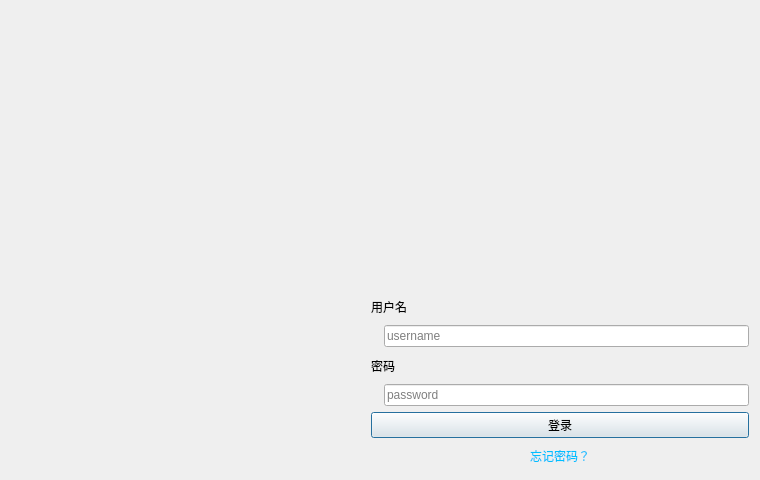
<?xml version="1.0" encoding="UTF-8"?>
<ui version="4.0">
 <class>LoginPanelClass</class>
 <widget class="QDialog" name="LoginPanelClass">
  <property name="geometry">
   <rect>
    <x>0</x>
    <y>0</y>
    <width>760</width>
    <height>480</height>
   </rect>
  </property>
  <property name="windowTitle">
   <string>LoginPanel</string>
  </property>
  <property name="styleSheet">
   <string notr="true">* {
    font-family: &quot;Arial&quot;, &quot;Segoe UI&quot;, &quot;黑体&quot;, &quot;等线&quot;;
    color: white;
    background: rgb(50, 50, 50);
}

/**********子界面背景********* */

QDockWidget&gt;QWidget {
    background: rgb(75, 75, 75);
}

QDockWidget,
QLabel {
    font-size: 14px;
    color: white;
}

QDockWidget::title {
    text-align: center;
    background: rgb(90, 90, 90);
}

QLabel {
    background: transparent;
}

/**********提示********* */
QToolTip {
    border: 1px solid rgb(45, 45, 45);
    color: yellow;
    border: 2px solid #333;
}

/**********菜单栏*********
 */
QMenuBar {
    background: rgb(57, 58, 60);
    border: none;
}

QMenuBar::item {
    padding: 5px 10px 5px 10px;
    background: transparent;
}

QMenuBar::item:enabled {
    color: rgb(227, 234, 242);
}

QMenuBar::item:!enabled {
    color: rgb(155, 155, 155);
}

QMenuBar::item:enabled:selected {
    background: rgba(255, 255, 255, 40);
}

/**********菜单********* */
QMenu {
    border: 1px solid rgb(100, 100, 100);
    background: rgb(68, 69, 73);
}

QMenu::item {
    height: 22px;
    padding: 0px 25px 0px 20px;
}

QMenu::item:enabled {
    color: rgb(225, 225, 225);
}

QMenu::item:!enabled {
    color: rgb(155, 155, 155);
}

QMenu::item:enabled:selected {
    color: rgb(230, 230, 230);
    background: rgba(255, 255, 255, 40);
}

QMenu::separator {
    height: 1px;
    background: rgb(100, 100, 100);
}

QMenu::indicator {
    width: 13px;
    height: 13px;
}

QMenu::icon {
    padding-left: 2px;
    padding-right: 2px;
}

/**********状态栏********* */
QStatusBar {
    background: rgb(57, 58, 60);
}

QStatusBar::item {
    border: none;
    border-right: 1px solid rgb(100, 100, 100);
}

/**********分组框********* */
QGroupBox {
    font-size: 15px;
    border: 1px solid rgb(80, 80, 80);
    margin-top: 10px;
}

QGroupBox::title {
    color: rgb(175, 175, 175);
    top: -12px;
    left: 10px;
}

/**********页签项********* */
QTabWidget::pane {
    border: none;
    border-top: 3px solid rgb(0, 160, 230);
    background: rgb(57, 58, 60);
}

QTabWidget::tab-bar {
    border: none;
}

QTabBar::tab {
    border: none;
    border-top-left-radius: 4px;
    border-top-right-radius: 4px;
    color: rgb(175, 175, 175);
    background: rgb(255, 255, 255, 30);
    height: 28px;
    min-width: 85px;
    margin-right: 5px;
    padding-left: 5px;
    padding-right: 5px;
}

QTabBar::tab:hover {
    background: rgb(255, 255, 255, 40);
}

QTabBar::tab:selected {
    color: white;
    background: rgb(0, 160, 230);
}

/**********表头********* */
QHeaderView {
    border: none;
    border-bottom: 3px solid rgb(0, 160, 230);
    background: rgb(57, 58, 60);
    min-height: 30px;
}

QHeaderView::section:horizontal {
    border: none;
    color: white;
    background: transparent;
    padding-left: 5px;
}

QHeaderView::section:horizontal:hover {
    background: rgb(0, 160, 230);
}

QHeaderView::section:horizontal:pressed {
    background: rgb(0, 180, 255);
}

/**********表格********* */
QTableView,
QTreeView,
QListView {
    border: 1px solid rgb(45, 45, 45);
    background: rgb(57, 58, 60);
    gridline-color: rgb(60, 60, 60);
}

QTableView::item,
QTreeView::item,
QListView::item {
    padding-left: 5px;
    padding-right: 5px;
    border: none;
    background: rgb(72, 72, 74);
    border-right: 1px solid rgb(45, 45, 45);
    border-bottom: 1px solid rgb(45, 45, 45);
}

QTableView::item:selected,
QTreeView::item:selected,
QListView::item:selected {
    background: rgba(255, 255, 255, 40);
}

QTableView::item:selected:!active,
QTreeView::item:selected:!active,
QListView::item:selected:!active {
    color: white;
}

QTableView::indicator,
QTreeView::indicator,
QListView::indicator {
    width: 20px;
    height: 20px;
}

/**********滚动条-水平********* */
QScrollBar:horizontal {
    height: 20px;
    background: transparent;
    margin-top: 3px;
    margin-bottom: 3px;
}

QScrollBar::handle:horizontal {
    height: 20px;
    min-width: 30px;
    background: rgb(68, 69, 73);
    margin-left: 15px;
    margin-right: 15px;
}

QScrollBar::handle:horizontal:hover {
    background: rgb(80, 80, 80);
}

QScrollBar::sub-line:horizontal {
    width: 15px;
    background: transparent;
    subcontrol-position: left;
}

QScrollBar::add-line:horizontal {
    width: 15px;
    background: transparent;
    subcontrol-position: right;
}

QScrollBar::sub-line:horizontal:hover {
    background: rgb(68, 69, 73);
}

QScrollBar::add-line:horizontal:hover {
    background: rgb(68, 69, 73);
}

QScrollBar::add-page:horizontal,
QScrollBar::sub-page:horizontal {
    background: transparent;
}

/**********滚动条-垂直********* */
QScrollBar:vertical {
    width: 20px;
    background: transparent;
    margin-left: 3px;
    margin-right: 3px;
}

QScrollBar::handle:vertical {
    width: 20px;
    min-height: 30px;
    background: rgb(68, 69, 73);
    margin-top: 15px;
    margin-bottom: 15px;
}

QScrollBar::handle:vertical:hover {
    background: rgb(80, 80, 80);
}

QScrollBar::sub-line:vertical:hover {
    background: rgb(68, 69, 73);
}

QScrollBar::add-line:vertical:hover {
    background: rgb(68, 69, 73);
}

QScrollBar::add-page:vertical,
QScrollBar::sub-page:vertical {
    background: transparent;
}

/**********下拉列表********* */
QComboBox {
    height: 25px;
    border: 1px solid rgb(100, 100, 100);
    background: rgb(72, 72, 73);
}

QComboBox:enabled {
    color: rgb(175, 175, 175);
}

QComboBox:!enabled {
    color: rgb(155, 155, 155);
}

QComboBox:enabled:hover,
QComboBox:enabled:focus {
    color: rgb(230, 230, 230);
    background: rgb(68, 69, 73);
}

QComboBox::drop-down {
    width: 20px;
    border: none;
    background: transparent;
}

QComboBox::drop-down:hover {
    background: rgba(255, 255, 255, 30);
}

QComboBox::down-arrow:on {
    top: 1px;
}

QComboBox QAbstractItemView {
    border: 1px solid rgb(100, 100, 100);
    background: rgb(68, 69, 73);
    outline: none;
}

QComboBox QAbstractItemView::item {
    height: 25px;
    color: rgb(175, 175, 175);
}

QComboBox QAbstractItemView::item:selected {
    background: rgba(255, 255, 255, 40);
    color: rgb(230, 230, 230);
}

/**********进度条********* */
QProgressBar {
    border: 3px solid rgb(68, 69, 73);
    text-align: center;
    color: white;
    background: rgb(50, 50, 50);
}

QProgressBar::chunk {
    background: rgb(0, 160, 230);
}

/**********复选框********* */
QCheckBox {
    spacing: 5px;
}

QCheckBox:enabled {
    color: rgb(175, 175, 175);
}

QCheckBox:enabled:hover {
    color: rgb(200, 200, 200);
}

QCheckBox:!enabled {
    color: rgb(155, 155, 155);
}

QCheckBox::indicator {
    width: 20px;
    height: 20px;
}

/**********单选框********* */
QRadioButton {
    spacing: 5px;
}

QRadioButton:enabled {
    color: rgb(175, 175, 175);
}

QRadioButton:enabled:hover {
    color: rgb(200, 200, 200);
}

QRadioButton:!enabled {
    color: rgb(155, 155, 155);
}

QRadioButton::indicator {
    width: 20px;
    height: 20px;
}

/**********输入框********* */
QLineEdit {
    height: 25px;
    border: 1px solid rgb(100, 100, 100);
    background: rgb(72, 72, 73);
}

QLineEdit:enabled {
    color: rgb(175, 175, 175);
}

QLineEdit:enabled:hover,
QLineEdit:enabled:focus {
    color: rgb(230, 230, 230);
}

QLineEdit:!enabled {
    color: rgb(155, 155, 155);
}

/**********文本编辑框********* */
QTextEdit {
    border: 1px solid rgb(45, 45, 45);
    color: rgb(175, 175, 175);
    background: rgb(57, 58, 60);
}

/**********滚动区域********* */
QScrollArea {
    border: 1px solid rgb(45, 45, 45);
    background: rgb(57, 58, 60);
}

QScrollBar::add-line:vertical {
    height: 0px;
    background-color: transparent;
    subcontrol-position: bottom;
}

QScrollBar::sub-line:vertical {
    height: 0px;
    background-color: transparent;
    subcontrol-position: top;
}

/**********按钮********* */
QPushButton, QSpinBox, QDoubleSpinBox {
    border: 2px solid rgb(85, 85, 85);
    width: 75px;
    height: 25px;
}

QPushButton:enabled {
    background: rgb(59, 59, 59);
    color: white;
}

QPushButton:!enabled {
    background: rgb(100, 100, 100);
    color: rgb(200, 200, 200);
}

QPushButton:enabled:hover {
    background: rgb(120, 120, 120);
}

QPushButton:enabled:pressed {
    background: rgb(90, 90, 90);
}</string>
  </property>
  <layout class="QHBoxLayout" name="horizontalLayout">
   <property name="leftMargin">
    <number>0</number>
   </property>
   <property name="topMargin">
    <number>0</number>
   </property>
   <property name="rightMargin">
    <number>0</number>
   </property>
   <property name="bottomMargin">
    <number>0</number>
   </property>
   <item>
    <widget class="ImageLabel" name="gallery">
     <property name="pixmap">
      <pixmap resource="../PostLiveClient.qrc">:/login/res/genshin.jpg</pixmap>
     </property>
     <property name="scaledContents">
      <bool>true</bool>
     </property>
     <property name="alignment">
      <set>Qt::AlignCenter</set>
     </property>
     <property name="covered" stdset="0">
      <bool>true</bool>
     </property>
    </widget>
   </item>
   <item>
    <widget class="QWidget" name="form" native="true">
     <property name="maximumSize">
      <size>
       <width>400</width>
       <height>720</height>
      </size>
     </property>
     <layout class="QVBoxLayout" name="verticalLayout_2">
      <item>
       <layout class="QHBoxLayout" name="horizontalLayout_2">
        <item>
         <spacer name="horizontalSpacer">
          <property name="orientation">
           <enum>Qt::Horizontal</enum>
          </property>
          <property name="sizeHint" stdset="0">
           <size>
            <width>40</width>
            <height>20</height>
           </size>
          </property>
         </spacer>
        </item>
        <item>
         <widget class="QPushButton" name="closeButton">
          <property name="minimumSize">
           <size>
            <width>32</width>
            <height>32</height>
           </size>
          </property>
          <property name="maximumSize">
           <size>
            <width>32</width>
            <height>32</height>
           </size>
          </property>
          <property name="focusPolicy">
           <enum>Qt::NoFocus</enum>
          </property>
          <property name="flat">
           <bool>true</bool>
          </property>
         </widget>
        </item>
       </layout>
      </item>
      <item>
       <widget class="ImageLabel" name="appLogo">
        <property name="pixmap">
         <pixmap resource="../PostLiveClient.qrc">:/login/res/LIVE.png</pixmap>
        </property>
        <property name="alignment">
         <set>Qt::AlignCenter</set>
        </property>
        <property name="margin">
         <number>40</number>
        </property>
        <property name="covered" stdset="0">
         <bool>false</bool>
        </property>
       </widget>
      </item>
      <item>
       <layout class="QVBoxLayout" name="verticalLayout">
        <item>
         <layout class="QGridLayout" name="gridLayout">
          <item row="0" column="0" colspan="2">
           <widget class="QLabel" name="account">
            <property name="maximumSize">
             <size>
              <width>16777215</width>
              <height>25</height>
             </size>
            </property>
            <property name="text">
             <string>用户名</string>
            </property>
           </widget>
          </item>
          <item row="3" column="0">
           <widget class="QLabel" name="label_2">
            <property name="maximumSize">
             <size>
              <width>26</width>
              <height>26</height>
             </size>
            </property>
            <property name="pixmap">
             <pixmap resource="../PostLiveClient.qrc">:/login/res/password.png</pixmap>
            </property>
            <property name="scaledContents">
             <bool>true</bool>
            </property>
            <property name="alignment">
             <set>Qt::AlignCenter</set>
            </property>
           </widget>
          </item>
          <item row="1" column="1">
           <widget class="QLineEdit" name="inputAccount">
            <property name="placeholderText">
             <string>username</string>
            </property>
           </widget>
          </item>
          <item row="2" column="0" colspan="2">
           <widget class="QLabel" name="password">
            <property name="maximumSize">
             <size>
              <width>16777215</width>
              <height>25</height>
             </size>
            </property>
            <property name="text">
             <string>密码</string>
            </property>
           </widget>
          </item>
          <item row="3" column="1">
           <widget class="QLineEdit" name="inputPassword">
            <property name="echoMode">
             <enum>QLineEdit::Password</enum>
            </property>
            <property name="placeholderText">
             <string>password</string>
            </property>
           </widget>
          </item>
          <item row="1" column="0">
           <widget class="QLabel" name="label">
            <property name="maximumSize">
             <size>
              <width>26</width>
              <height>26</height>
             </size>
            </property>
            <property name="pixmap">
             <pixmap resource="../PostLiveClient.qrc">:/login/res/account.png</pixmap>
            </property>
            <property name="scaledContents">
             <bool>true</bool>
            </property>
            <property name="alignment">
             <set>Qt::AlignCenter</set>
            </property>
           </widget>
          </item>
         </layout>
        </item>
        <item>
         <widget class="QPushButton" name="loginButton">
          <property name="text">
           <string>登录</string>
          </property>
         </widget>
        </item>
        <item>
         <widget class="QLabel" name="forgetPassword">
          <property name="maximumSize">
           <size>
            <width>16777215</width>
            <height>25</height>
           </size>
          </property>
          <property name="text">
           <string>&lt;a style='color: #00BFFF; text-decoration: none' href = https://ohtoai.top&gt;忘记密码？&lt;/a&gt;</string>
          </property>
          <property name="alignment">
           <set>Qt::AlignCenter</set>
          </property>
          <property name="openExternalLinks">
           <bool>true</bool>
          </property>
         </widget>
        </item>
       </layout>
      </item>
     </layout>
    </widget>
   </item>
  </layout>
 </widget>
 <layoutdefault spacing="6" margin="11"/>
 <customwidgets>
  <customwidget>
   <class>ImageLabel</class>
   <extends>QLabel</extends>
   <header>components/ImageLabel.h</header>
  </customwidget>
 </customwidgets>
 <resources>
  <include location="../PostLiveClient.qrc"/>
 </resources>
 <connections>
  <connection>
   <sender>closeButton</sender>
   <signal>clicked()</signal>
   <receiver>LoginPanelClass</receiver>
   <slot>reject()</slot>
   <hints>
    <hint type="sourcelabel">
     <x>486</x>
     <y>24</y>
    </hint>
    <hint type="destinationlabel">
     <x>379</x>
     <y>239</y>
    </hint>
   </hints>
  </connection>
 </connections>
</ui>
